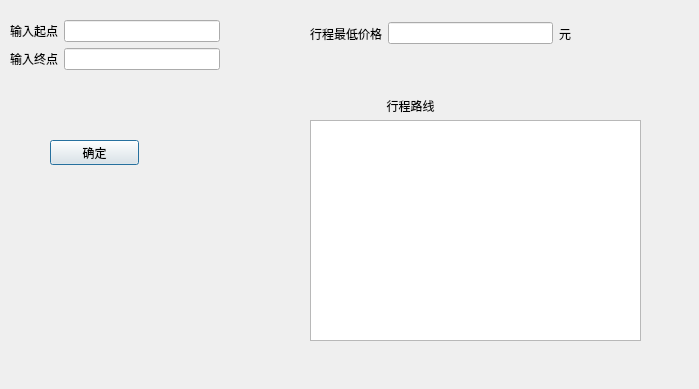
<?xml version="1.0" encoding="UTF-8"?>
<ui version="4.0">
 <class>S_F</class>
 <widget class="QDialog" name="S_F">
  <property name="geometry">
   <rect>
    <x>0</x>
    <y>0</y>
    <width>699</width>
    <height>389</height>
   </rect>
  </property>
  <property name="windowTitle">
   <string>Dialog</string>
  </property>
  <widget class="QPushButton" name="pushButton">
   <property name="geometry">
    <rect>
     <x>50</x>
     <y>140</y>
     <width>89</width>
     <height>25</height>
    </rect>
   </property>
   <property name="text">
    <string>确定</string>
   </property>
  </widget>
  <widget class="QWidget" name="layoutWidget">
   <property name="geometry">
    <rect>
     <x>10</x>
     <y>20</y>
     <width>210</width>
     <height>87</height>
    </rect>
   </property>
   <layout class="QFormLayout" name="formLayout">
    <item row="0" column="1">
     <widget class="QLineEdit" name="lineEdit_begin"/>
    </item>
    <item row="1" column="0">
     <widget class="QLabel" name="label_2">
      <property name="text">
       <string>输入终点</string>
      </property>
      <property name="alignment">
       <set>Qt::AlignCenter</set>
      </property>
     </widget>
    </item>
    <item row="1" column="1">
     <widget class="QLineEdit" name="lineEdit_end"/>
    </item>
    <item row="0" column="0">
     <widget class="QLabel" name="label">
      <property name="text">
       <string>输入起点</string>
      </property>
      <property name="alignment">
       <set>Qt::AlignCenter</set>
      </property>
     </widget>
    </item>
   </layout>
  </widget>
  <widget class="QLabel" name="label_5">
   <property name="geometry">
    <rect>
     <x>370</x>
     <y>90</y>
     <width>81</width>
     <height>31</height>
    </rect>
   </property>
   <property name="text">
    <string>行程路线</string>
   </property>
   <property name="alignment">
    <set>Qt::AlignCenter</set>
   </property>
  </widget>
  <widget class="QTextEdit" name="textEdit_way">
   <property name="geometry">
    <rect>
     <x>310</x>
     <y>120</y>
     <width>331</width>
     <height>221</height>
    </rect>
   </property>
  </widget>
  <widget class="QWidget" name="layoutWidget">
   <property name="geometry">
    <rect>
     <x>310</x>
     <y>20</y>
     <width>261</width>
     <height>27</height>
    </rect>
   </property>
   <layout class="QHBoxLayout" name="horizontalLayout">
    <item>
     <widget class="QLabel" name="label_3">
      <property name="text">
       <string>行程最低价格</string>
      </property>
      <property name="alignment">
       <set>Qt::AlignCenter</set>
      </property>
     </widget>
    </item>
    <item>
     <widget class="QLineEdit" name="lineEdit_value">
      <property name="readOnly">
       <bool>false</bool>
      </property>
     </widget>
    </item>
    <item>
     <widget class="QLabel" name="label_4">
      <property name="text">
       <string>元</string>
      </property>
      <property name="alignment">
       <set>Qt::AlignCenter</set>
      </property>
     </widget>
    </item>
   </layout>
  </widget>
 </widget>
 <resources/>
 <connections/>
</ui>
